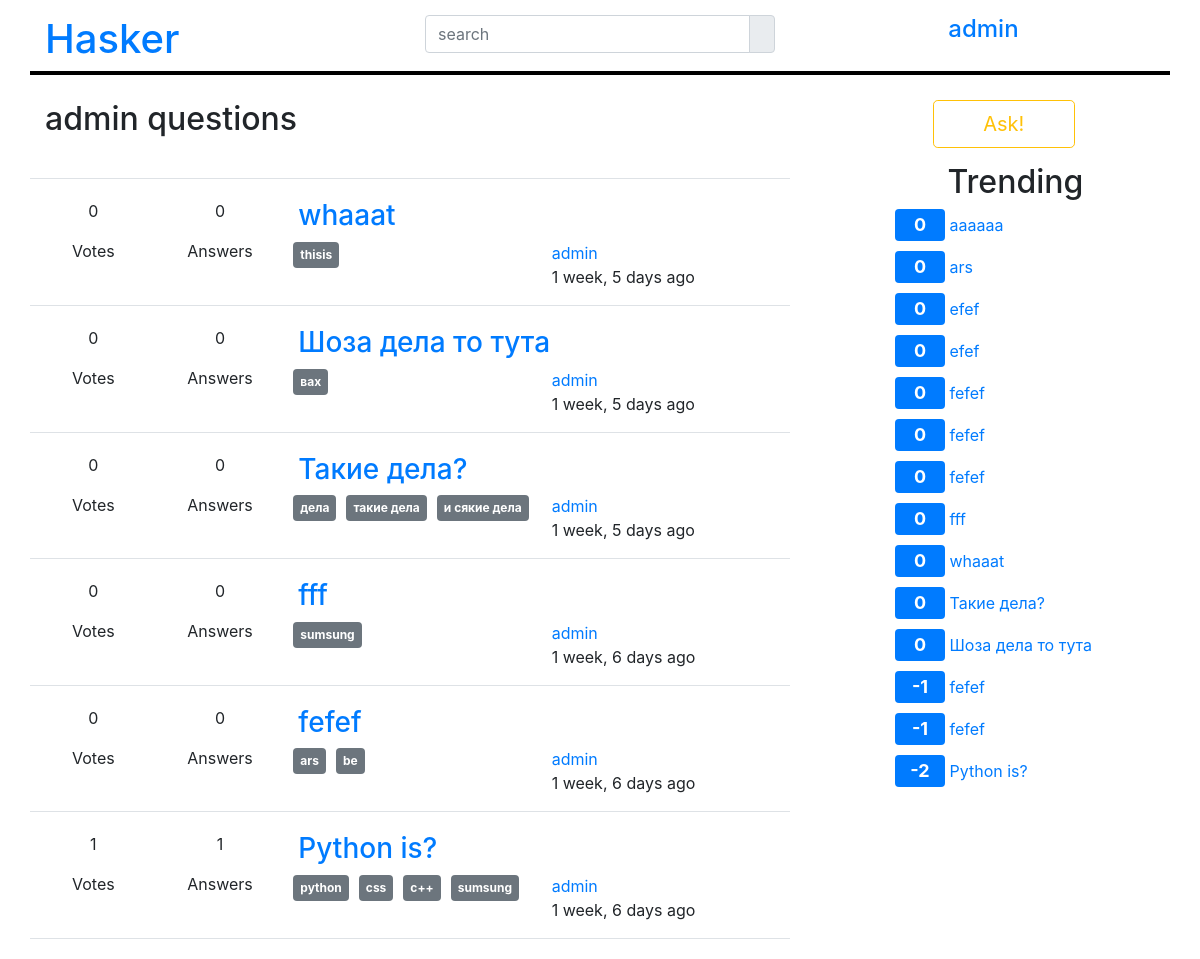
/user/admin/ (signed in), run on an earlier commit of the app's database.
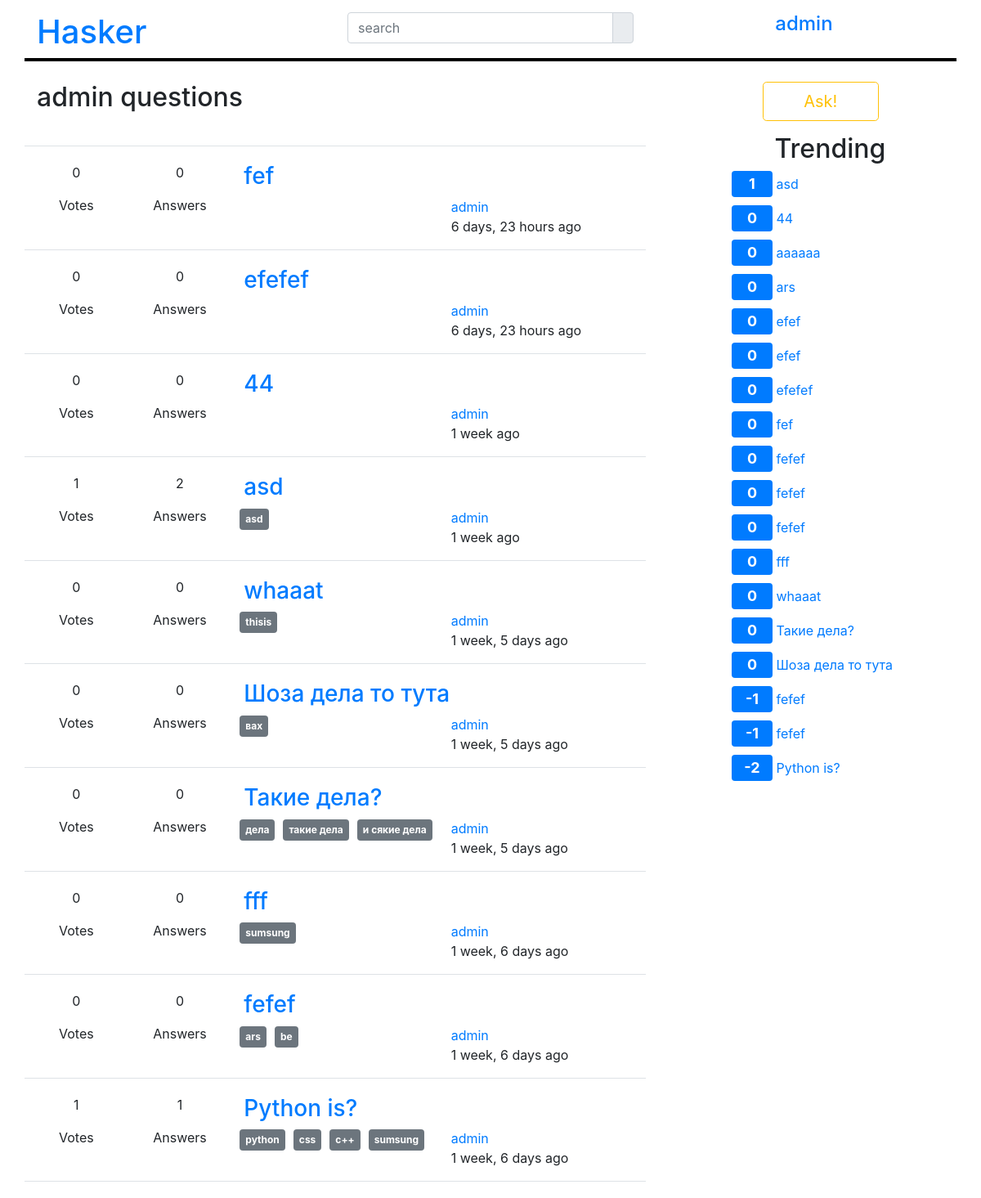
And on a later commit of the database.
### apps/users/models.py (models this page shows)
class User(AbstractUser):
    avatar = models.ImageField(upload_to=get_avatar_path, blank=True, null=True)
    def get_avatar_url(self):
        return self.avatar.url

### apps/qa/models.py (models this page shows, shortened)
class Question(models.Model):
    title = models.CharField(max_length=200)
    slug = models.SlugField(max_length=40)
    content = models.TextField()
    create_by = models.ForeignKey(User, related_name='questions')
    create_at = models.DateTimeField(auto_now_add=True)
    tags = models.ManyToManyField('Tag')
    vote_count = models.SmallIntegerField(default=0)
    def get_answers_number(self):
        return self.answers.count()
    def get_votes_number(self):
        if hasattr(self, 'question_votes'):
            votes = self.question_votes
            return votes.get_like_users_number() + votes.get_dislike_users_number()
        return 0
    class Meta:
        ordering = ['-create_at']

class Tag(models.Model):
    title = models.CharField(max_length=24)
    slug = models.SlugField(max_length=24)

### apps/votes/models.py (models this page shows, shortened)
class AbstractVote(models.Model):
    model = models.OneToOneField(VoteModelExample)
    like_users = models.ManyToManyField(User, related_name='like_answers')
    dislike_users = models.ManyToManyField(User, related_name='dislike_answers')
    class Meta:
        abstract = True
    def get_like_users_number(self):
        return self.like_users.count()
    def get_dislike_users_number(self):
        return self.dislike_users.count()

class QuestionVote(AbstractVote):
    model = models.OneToOneField(Question, related_name='question_votes')
    like_users = models.ManyToManyField(User, related_name='like_questions')
    dislike_users = models.ManyToManyField(User, related_name='dislike_questions')

### apps/qa/views.py (the view)
# urls.py: url(r'^user/(?P<username>[\w-]+)/$', QuestionUserListView.as_view(), name='user'),
class QuestionUserListView(QuestionListView):
    template_name = 'qa/user.html'
    def get_queryset(self):
        queryset = super().get_queryset()
        username = self.kwargs.get('username', None)
        if username is None:
            raise Http404
        queryset = queryset.filter(create_by__username=username)
        return queryset
    def get_context_data(self, **kwargs):
        context = super().get_context_data(**kwargs)
        username = self.kwargs.get('username', None)
        if username is not None:
            context['username'] = username
        return context

### apps/qa/context_processors.py (called while the page is built)
def ad(request):
    return {
        'trand_questions': Question.objects.order_by('-vote_count', 'title')[:20],
    }

### apps/qa/views.py (called while the page is built)
    def get_queryset(self):
        queryset = super(QuestionListView, self).get_queryset()
        order_by = self.request.GET.get('order_by', None)
        if order_by == 'hot':
            queryset = queryset.order_by('vote_count')
        return queryset

    def get_context_data(self, **kwargs):
        context = super(QuestionListView, self).get_context_data(**kwargs)
        order_by = self.request.GET.get('order_by', None)
        if order_by == 'hot':
            context['hot'] = True
        return context

### templates/qa/user.html (shortened to what this page needs)
{% extends 'base.html' %}
{% block content %}
    <div class="row border-bottom">
        <h2 class="col-12 title">{{ username }} questions</h2>
    </div>
    {% include 'includes/qa/include_questions.html' %}
{% endblock %}

### templates/base.html (shortened to what this page needs)
{% load static %}
<!DOCTYPE html>
<html lang="en">
<head>
    <link rel="stylesheet" href="https://maxcdn.bootstrapcdn.com/bootstrap/4.0.0-beta.3/css/bootstrap.min.css">
    <link rel="stylesheet" href="https://cdnjs.cloudflare.com/ajax/libs/open-iconic/1.1.1/font/css/open-iconic-bootstrap.css" />
    <link rel="stylesheet" href="{% static 'css/styles.css' %}">
</head>
<body>
    <div class="container">
        {% block header %}
            {% include 'includes/header.html' %}
        {% endblock %}
        <div class="row" style="margin-top: 25px">
            <div class="col-8">
                {% block content %}
                {% endblock %}
            </div>
            <div class="col-3 offset-1">
                {% include 'includes/trands.html' %}
            </div>
        </div>
    </div>
</body>
</html>

### templates/includes/header.html (shortened to what this page needs)
<header>
    <div class="row" style="margin-top: 15px; border-bottom: 4px solid black">
        <div class="col-4">
            <h1><a href="{% url 'qa:list' %}">Hasker</a></h1>
        </div>
        <div class="col-4">
            <form action="{% url 'qa:search' %}">
                <div class="input-group mb-3">
                        <input type="text"
                               name="q"
                               class="form-control js-search"
                               value="{{ search_value }}"
                               placeholder="search"
                        >
                    <div class="input-group-append">
                        <span class="input-group-text">
                        </span>
                    </div>
                </div>
            </form>
        </div>
        <div class="col-4">
            {% if user.is_authenticated %}
                <div class="row">
                    <div class="offset-1 col4">
                        <a href="{% url 'users:setting' %}"><h4>{{ user.username }}</h4></a>
                    </div>
                </div>
            {% else %}
                <div class="row">
                    <a class="offset-6 col4 btn btn-link" href="{% url 'users:sign_in' %}">sign in</a>
                    <a class="btn col4 btn btn-outline-secondary" href="{% url 'users:sign_up' %}">sign up</a>
                </div>
            {% endif %}
        </div>
    </div>
</header>

### templates/includes/qa/include_questions.html (shortened to what this page needs)
{% load humanize %}
{% for question in questions %}
    <div class="row border-bottom question">
        <div class="col-2">
            <div class="row">
                <div class="col-12">
                    <p class="text-center">
                        {{ question.get_votes_number }}
                    </p>
                </div>
                <div class="col-12"><p class="text-center">Votes</p></div>
            </div>
        </div>
        <div class="col-2">
            <div class="row">
                <div class="col-12">
                    <p class="text-center">
                         {{ question.get_answers_number }}
                    </p>
                </div>
                <div class="col-12"><p class="text-center">Answers</p></div>
            </div>
        </div>
        <div class="col-8">
            <div class="row">
                <div class="col-12">
                    <a href="{% url 'qa:detail' question.slug %}"><h3>{{ question.title }}</h3></a>
                </div>
                <div class="col-12">
                    <div class="row">
                        <div class="col-6">
                            <div class="row">
                                {% include 'includes/qa/tag.html' %}
                            </div>
                        </div>
                        <div class="col-6">
                            <div class="row">
                                <div class="col-12">
                                    <a class="text-center" href="{% url 'qa:user' question.create_by.username %}">
                                        {{ question.create_by.username }}
                                    </a>
                                </div>
                                <div class="col-12"><p>{{ question.create_at|naturaltime }}</p></div>
                            </div>
                        </div>
                    </div>
                </div>
            </div>
        </div>
    </div>
{% endfor %}

### templates/includes/qa/tag.html
{% for tag in question.tags.all %}
        <a href="{% url 'qa:tag' tag.slug %}">
            <span class="badge badge-secondary tag">{{ tag.title }}</span>
        </a>
{% endfor %}

### templates/includes/trands.html
<div class="row align-items-center">
    <a class="offset-2 col-6 btn btn-outline-warning btn-lg" href="{% url 'qa:create' %}">Ask!</a>
    <h2 class="offset-2 col-6" style="margin-top: 15px">Trending</h2>
    <div class="row">
        {% for trand_question in trand_questions %}
            <div class="col-12">
                <span class="badge badge-primary trand_value">{{ trand_question.vote_count }}</span>
                <a href="{% url 'qa:detail' trand_question.slug %}">{{ trand_question.title }}</a>
            </div>
        {% endfor %}
    </div>
</div>

### static/css/styles.css (style rules this page uses)
.tag, .trand_value { margin-left: 10px !important; margin-bottom: 10px; padding: 7px !important; }
.trand_value { color: white; font-size: 18px; width: 50px; }
.title { margin-bottom: 40px; }
.border-bottom { border-bottom: 2px solid lightgray; margin-bottom: 20px; }

What changed in the data, as far as the page shows it:
added Question: get_votes_number "0", get_answers_number "0", title "fef", create_by.username "admin", create_at "6 days, 23 hours ago", vote_count "0"
added Question: get_votes_number "0", get_answers_number "0", title "efefef", create_by.username "admin", create_at "6 days, 23 hours ago", vote_count "0"
added Question: get_votes_number "0", get_answers_number "0", title "44", create_by.username "admin", create_at "1 week ago", vote_count "0"
added Question: get_votes_number "1", get_answers_number "2", title "asd", create_by.username "admin", create_at "1 week ago", vote_count "1"
added Tag: title "asd", shown under "1"
